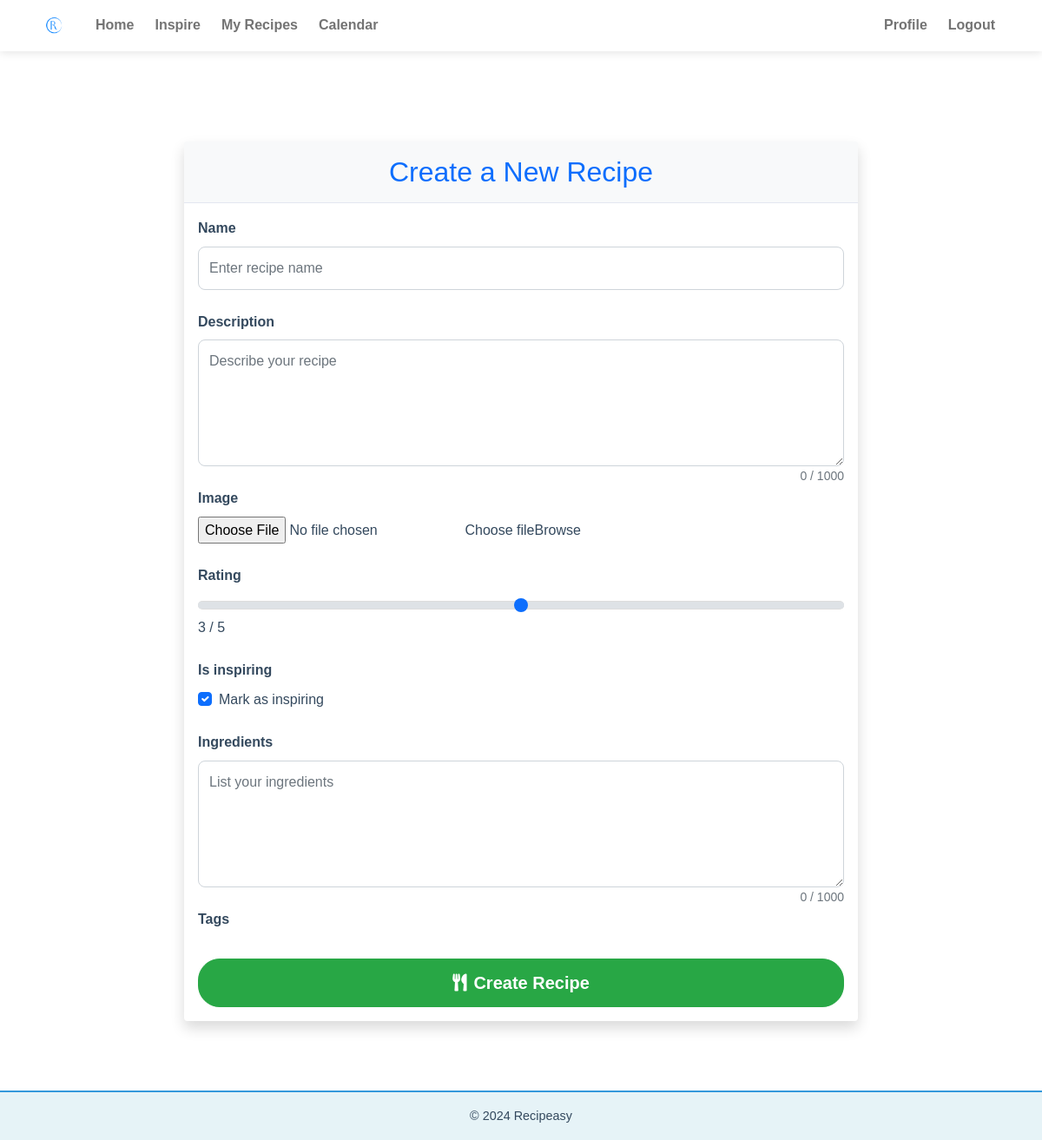
Before: /create/ (signed in) with the older database file.
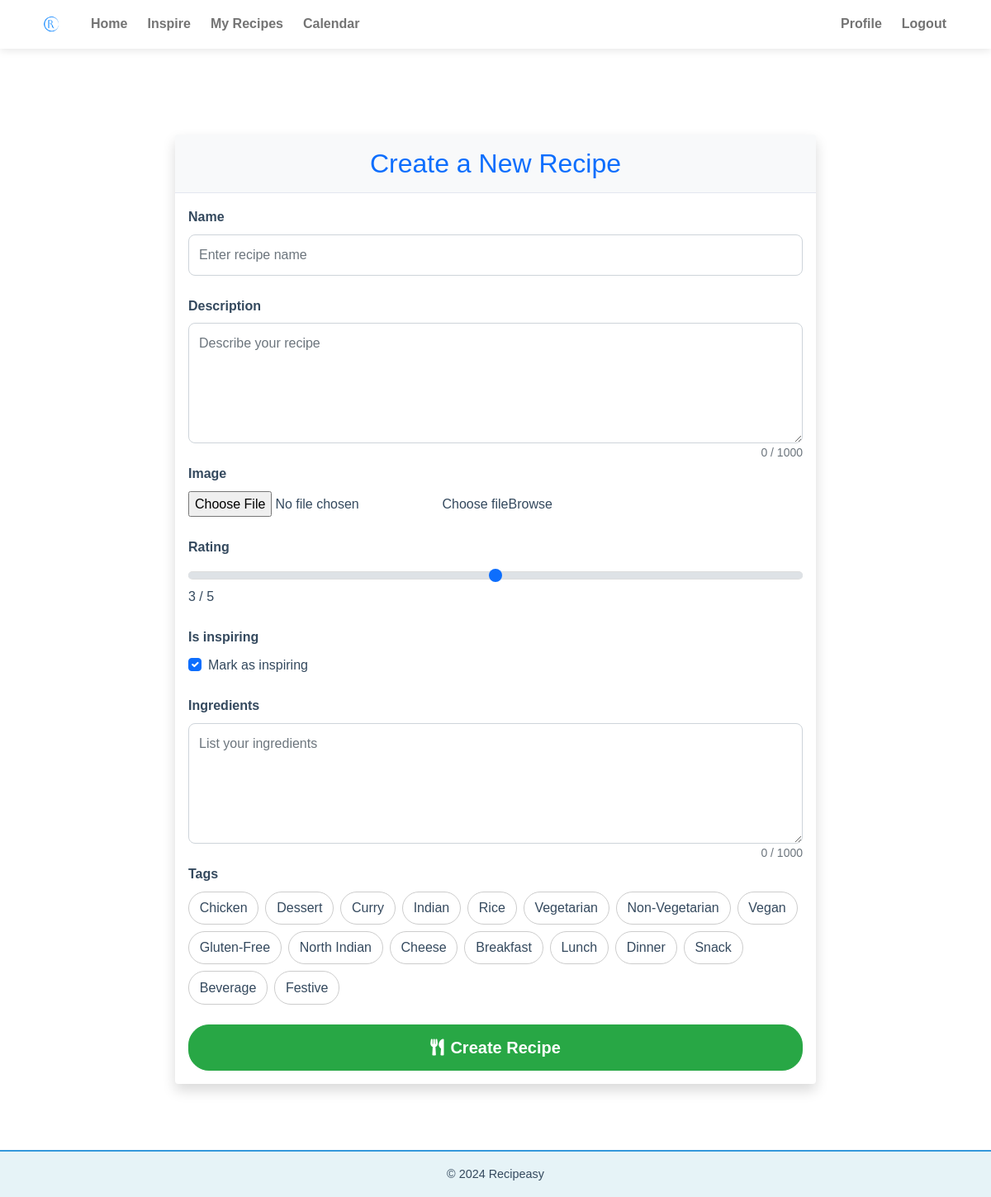
After: the same page with the newer database file.
### recipes/models.py (models this page shows)
class Tag(models.Model):
    name = models.CharField(max_length=50, unique=True)
    def __str__(self):
        return self.name

### recipes/views.py (the view)
# urls.py: path('create/', views.create_recipe, name='create_recipe'),
@login_required
def create_recipe(request):
    if request.method == 'POST':
        form = RecipeForm(request.POST, request.FILES)
        if form.is_valid():
            recipe = form.save(commit=False)  # Save recipe without committing to DB yet
            recipe.user = request.user  # Add the user to the recipe if needed
            recipe.save()  # Save the recipe object first
            form.save_m2m()  # Ensure the many-to-many tags are saved
            UserRecipe.objects.create(recipe=recipe, user=request.user)
            return redirect('home')  # Redirect to the home page (or wherever)
    else:
        form = RecipeForm()
    return render(request, 'create_recipe.html', {'form': form})

### recipes/forms.py
class RecipeForm(forms.ModelForm):
    tags = forms.ModelMultipleChoiceField(
        queryset=Tag.objects.all(),
        widget=forms.CheckboxSelectMultiple,
        required=False,
        label="Tags"
    )
    class Meta:
        model = Recipe
        fields = ['name', 'description', 'image', 'rating', 'is_inspiring', 'ingredients', 'tags']
        widgets = {
            'name': forms.TextInput(attrs={'class': 'form-control', 'placeholder': 'Enter recipe name'}),
            'description': forms.Textarea(attrs={'class': 'form-control recipe-textarea', 'rows': 5, 'placeholder': 'Describe your recipe'}),
            'image': forms.FileInput(attrs={'class': 'form-control'}),
            'rating': forms.Select(attrs={'class': 'form-control'}, choices=[(i, str(i)) for i in range(1, 6)]),
            'is_inspiring': forms.CheckboxInput(attrs={'class': 'form-check-input'}),
            'ingredients': forms.Textarea(attrs={'class': 'form-control recipe-textarea', 'rows': 5, 'placeholder': 'List your ingredients'}),
        }

### recipes/templates/create_recipe.html (shortened to what this page needs)
{% extends "base.html" %}
{% load widget_tweaks %}
{% block content %}
<div class="container mt-5 mb-5 recipe-form-container">
    <div class="card">
        <div class="card-header py-3">
            <h2 class="mb-0 text-primary">Create a New Recipe</h2>
        </div>
        <div class="card-body">
            <form method="post" enctype="multipart/form-data">
                {% for field in form %}
                    <div class="mb-4">
                        <label for="{{ field.id_for_label }}" class="form-label">{{ field.label }}</label>
                        {% if field.name == 'image' %}
                            <div class="custom-file">
                                {% render_field field class="custom-file-input" id="customFile" %}
                                <label class="custom-file-label" for="customFile">Choose file</label>
                            </div>
                        {% elif field.name == 'date' %}
                            <div class="input-group">
                                <span class="input-group-text"><i class="fas fa-calendar"></i></span>
                                {% render_field field class="form-control datepicker" %}
                            </div>
                        {% elif field.name == 'is_inspiring' %}
                            <div class="form-check">
                                {% render_field field class="form-check-input" %}
                                <label class="form-check-label" for="{{ field.id_for_label }}">Mark as inspiring</label>
                            </div>
                        {% elif field.name == 'rating' %}
                            <div class="mb-4">
                                <input type="range" min="1" max="5" value="3" step="0.5" class="form-range" id="rating-slider" />
                                <span id="slider-value">3</span> / 5
                            </div>
                        {% elif field.name in 'description ingredients' %}
                            {% render_field field class="form-control" rows="5" %}
                            <div class="textarea-counter">
                                <span class="current">0</span> / <span class="maximum">1000</span>
                            </div>
                        {% elif field.name == 'tags' %}
                            <div class="tags-container">
                                {% for tag in field %}
                                    <label class="tag-label" for="{{ tag.id_for_label }}">{{ tag.choice_label }}</label>
                                {% endfor %}
                            </div>
                        {% else %}
                            {% render_field field class="form-control" %}
                        {% endif %}
                    </div>
                {% endfor %}
                <div class="d-grid gap-2">
                    <button type="submit" class="btn btn-create-recipe btn-lg">
                        <i class="fas fa-utensils me-2"></i>Create Recipe
                    </button>
                </div>
            </form>
        </div>
    </div>
</div>
{% endblock %}

### recipes/templates/base.html (shortened to what this page needs)
{% load static %}
<!DOCTYPE html>
<html lang="en">
<head>
    <link href="https://cdn.jsdelivr.net/npm/bootstrap@5.1.3/dist/css/bootstrap.min.css" rel="stylesheet">
    <link rel="stylesheet" href="https://cdnjs.cloudflare.com/ajax/libs/font-awesome/5.15.3/css/all.min.css">
    <link rel="stylesheet" href="https://cdn.jsdelivr.net/npm/bootstrap-icons@1.7.2/font/bootstrap-icons.css">
    <link rel="stylesheet" href="{% static 'css/styles.css' %}">
    <link href="https://cdn.jsdelivr.net/npm/fullcalendar@5.10.1/main.min.css" rel="stylesheet">
</head>
<body>
    <header>
        <nav class="navbar navbar-expand-lg navbar-light">
            <div class="container">
                <a class="navbar-brand" href="{% url 'inspire' %}">
                    <img src="{% static 'images/Recipeasy favicon color.png' %}" alt="Recipeasy Logo" height="40" class="d-inline-block align-top" loading="lazy">
                </a>
                <div class="collapse navbar-collapse" id="navbarNav">
                    <ul class="navbar-nav me-auto mb-2 mb-lg-0">
                        <li class="nav-item {% if request.path == '/' %}active{% endif %}">
                            <a class="nav-link" href="{% url 'home' %}">Home</a>
                        </li>
                        <li class="nav-item {% if request.path == '/inspire/' %}active{% endif %}">
                            <a class="nav-link" href="{% url 'inspire' %}">Inspire</a>
                        </li>
                        {% if user.is_authenticated %}
                        <li class="nav-item {% if request.path == '/my_recipes/' %}active{% endif %}">
                            <a class="nav-link" href="{% url 'my_recipes' %}">My Recipes</a>
                        </li>
                        <li class="nav-item {% if request.path == '/calendar/' %}active{% endif %}">
                            <a class="nav-link" href="{% url 'calendar' %}">Calendar</a>
                        </li>
                        {% endif %}
                    </ul>
                    <ul class="navbar-nav">
                        {% if user.is_authenticated %}
                        <li class="nav-item">
                            <a class="nav-link" href="{% url 'profile' %}">Profile</a>
                        </li>
                        <li class="nav-item">
                            <a class="nav-link" href="{% url 'account_logout' %}">Logout</a>
                        </li>
                        {% else %}
                        <li class="nav-item">
                            <a class="nav-link" href="{% url 'account_login' %}">Login</a>
                        </li>
                        {% endif %}
                    </ul>
                </div>
            </div>
        </nav>
    </header>
    <main class="container mt-4 main-content">
        {% block content %}
        {% endblock %}
    </main>
    <footer class="footer mt-auto py-3">
        <div class="container">
            <p class="text-center">&copy; 2024 Recipeasy</p>
        </div>
    </footer>
</body>
</html>

### static/css/styles.css (style rules this page uses)
:root { --primary-color: #3498db; --secondary-color: #2ecc71; --accent-color: #e74c3c; --background-color: #ffffff; --text-color: #34495e; --card-background: rgba(255, 255, 255, 0.9); --card-shadow: 0 2px 4px rgba(0, 0, 0, 0.1); --nav-text-color: #34495e; --nav-text-hover-color: #3498db; --footer-background-color: #e6f3f7; --footer-text-color: #34495e; --footer-border-color: #3498db; --transition-speed: 0.3s; --easing: cubic-bezier(0.25, 0.1, 0.25, 1); }
body { font-family: 'Arial', sans-serif; background-color: var(--background-color); color: var(--text-color); margin: 0; padding: 0; display: flex; flex-direction: column; min-height: 100vh; line-height: 1.6; font-size: 16px; }
html { font-size: 16px; scroll-behavior: smooth; }
main { flex: 1; padding: 2rem; max-width: 1200px; margin: 0 auto; width: 100%; box-sizing: border-box; }
h1, h2 { font-size: 2rem; color: var(--primary-color); margin-bottom: 1.5rem; text-align: center; }
.navbar { background-color: rgba(255, 255, 255, 0.95); backdrop-filter: blur(10px); border-bottom: 1px solid rgba(255, 255, 255, 0.3); padding: 0.5rem 1rem; transition: all var(--transition-speed) var(--easing); box-shadow: 0 2px 10px rgba(0, 0, 0, 0.1); position: sticky; top: 0; z-index: 1000; }
.navbar-brand { padding: 0; }
.navbar-brand img { height: 40px; width: auto; transition: transform var(--transition-speed) var(--easing); }
.navbar-nav .nav-item { position: relative; margin: 0 0.25rem; }
.navbar-nav .nav-link { color: var(--nav-text-color); font-weight: 600; padding: 0.5rem 1rem; transition: color var(--transition-speed) var(--easing); }
.navbar-nav .nav-link::after { content: ''; position: absolute; width: 0; height: 2px; bottom: 0; left: 0; background-color: var(--nav-text-hover-color); transition: width var(--transition-speed) var(--easing); }
.btn-create-recipe { background-color: var(--primary-color); color: white; padding: 0.75rem 1.5rem; border-radius: 25px; text-decoration: none; transition: all var(--transition-speed) var(--easing); font-weight: 600; }
.form-control { border-radius: 8px; border: 1px solid #ced4da; padding: 0.75rem; transition: all var(--transition-speed) var(--easing); }
.form-label { font-weight: 600; color: var(--text-color); }
footer { background-color: var(--footer-background-color); color: var(--footer-text-color); padding: 1rem 0; text-align: center; position: relative; bottom: 0; width: 100%; border-top: 2px solid var(--footer-border-color); }
footer p { margin: 0; font-size: 0.9rem; font-weight: 500; }
html { scroll-behavior: smooth; }

### recipes/templates/create_recipe.html (style rules this page uses)
.recipe-form-container { max-width: 800px; margin: 0 auto; }
.card { border: none; box-shadow: 0 0.5rem 1rem rgba(0, 0, 0, 0.15); }
.card-header { background-color: #f8f9fa; border-bottom: 1px solid #e3e6f0; }
.form-label { font-weight: 600; }
.custom-file-label::after { content: "Browse"; }
.textarea-counter { float: right; font-size: 0.875rem; color: #6c757d; }
.btn-create-recipe { background-color: #28a745; border-color: #28a745; }
.form-range { -webkit-appearance: none; width: 100%; height: 10px; background: #ddd; border-radius: 5px; outline: none; }
.tags-container { display: flex; flex-wrap: wrap; gap: 0.5rem; }
.tag-label { padding: 0.4rem 0.8rem; border: 1px solid #ccc; border-radius: 20px; cursor: pointer; transition: background-color 0.3s, color 0.3s; }

Changed rows visible on the page:
added Tag: choice_label "Chicken"
added Tag: choice_label "Dessert"
added Tag: choice_label "Curry"
added Tag: choice_label "Indian"
added Tag: choice_label "Rice"
added Tag: choice_label "Vegetarian"
added Tag: choice_label "Non-Vegetarian"
added Tag: choice_label "Vegan"
added Tag: choice_label "Gluten-Free"
added Tag: choice_label "North Indian"
added Tag: choice_label "Cheese"
added Tag: choice_label "Breakfast"
added Tag: choice_label "Lunch"
added Tag: choice_label "Dinner"
added Tag: choice_label "Snack"
added Tag: choice_label "Beverage"
added Tag: choice_label "Festive"
